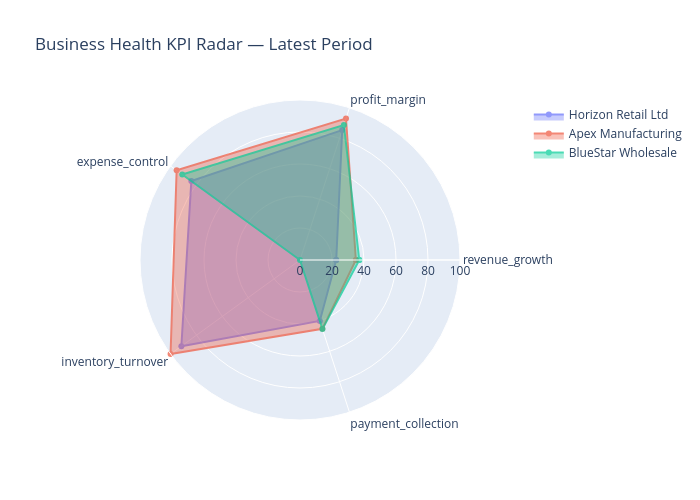

Notebook code for this chart:
### Markdown cell above
## 5. Visualize Health Score

### Code cell
# ── Line chart of health score over time per company ─────────────────────────
kpi_plot = kpi_df.merge(companies[['id', 'name']], left_on='company_id', right_on='id', how='left')

fig, ax = plt.subplots(figsize=(14, 5))
for cname, grp in kpi_plot.groupby('name'):
    ax.plot(grp['month'], grp['health_score'], lw=2, marker='o', markersize=3, label=cname)

# Health zone bands
ax.axhspan(75, 100, alpha=0.05, color='green',  label='Excellent (75–100)')
ax.axhspan(55,  75, alpha=0.05, color='blue',   label='Good (55–75)')
ax.axhspan(35,  55, alpha=0.05, color='orange', label='Fair (35–55)')
ax.axhspan(0,   35, alpha=0.05, color='red',    label='At Risk (0–35)')

ax.set_title('Business Health Score Over Time — Per Company', fontweight='bold', fontsize=13)
ax.set_ylabel('Health Score (0–100)')
ax.set_ylim(0, 100)
ax.legend(title='Company', bbox_to_anchor=(1.01, 1), loc='upper left', fontsize=8)
plt.tight_layout()
plt.show()

# ── Spider / Radar chart for latest scores per company ────────────────────────
dimensions = list(WEIGHTS.keys())
score_map  = {
    'revenue_growth':     'score_revenue_growth',
    'profit_margin':      'score_profit_margin',
    'expense_control':    'score_expense_control',
    'inventory_turnover': 'score_inventory_turnover',
    'payment_collection': 'score_payment_collection',
}

fig = go.Figure()
for _, row in latest_score.iterrows():
    values = [row[score_map[d]] for d in dimensions]
    values += [values[0]]  # close the polygon
    theta  = dimensions + [dimensions[0]]
    fig.add_trace(go.Scatterpolar(
        r=values, theta=theta,
        fill='toself', name=row['name'],
        opacity=0.7,
    ))

fig.update_layout(
    polar=dict(radialaxis=dict(visible=True, range=[0, 100])),
    title='Business Health KPI Radar — Latest Period',
    showlegend=True,
    width=700, height=500,
)
fig.show()

# ── Heatmap: health score over months × companies ────────────────────────────
pivot_heat = kpi_plot.pivot_table(
    index='name', columns='month', values='health_score', aggfunc='mean'
)

fig2, ax2 = plt.subplots(figsize=(16, max(3, len(pivot_heat) * 0.6)))
sns.heatmap(pivot_heat, cmap='RdYlGn', vmin=0, vmax=100,
            linewidths=0.3, cbar_kws={'label': 'Health Score'},
            fmt='.0f', annot=len(pivot_heat.columns) <= 30, ax=ax2)
ax2.set_title('Business Health Score Heatmap (Company × Month)', fontweight='bold')
ax2.set_xlabel('Month')
ax2.tick_params(axis='x', rotation=90)
plt.tight_layout()
plt.show()

### Figure 1 — Plotly figure (JSON) as saved in the notebook; plotly's stock layout.template omitted (floating-point values rounded to 4 significant figures)
{"data": [{"fill": "toself", "name": "Horizon Retail Ltd", "opacity": 0.7, "r": [22.64, 85.35, 83.94, 91.65, 40.06, 22.64], "theta": ["revenue_growth", "profit_margin", "expense_control", "inventory_turnover", "payment_collection", "revenue_growth"], "type": "scatterpolar"}, {"fill": "toself", "name": "Apex Manufacturing", "opacity": 0.7, "r": [34.93, 93.02, 95.3, 100.0, 45.23, 34.93], "theta": ["revenue_growth", "profit_margin", "expense_control", "inventory_turnover", "payment_collection", "revenue_growth"], "type": "scatterpolar"}, {"fill": "toself", "name": "BlueStar Wholesale", "opacity": 0.7, "r": [37.06, 88.72, 90.96, 0.0, 45.41, 37.06], "theta": ["revenue_growth", "profit_margin", "expense_control", "inventory_turnover", "payment_collection", "revenue_growth"], "type": "scatterpolar"}], "layout": {"height": 500, "polar": {"radialaxis": {"range": [0, 100], "visible": true}}, "showlegend": true, "title": {"text": "Business Health KPI Radar — Latest Period"}, "width": 700}}
